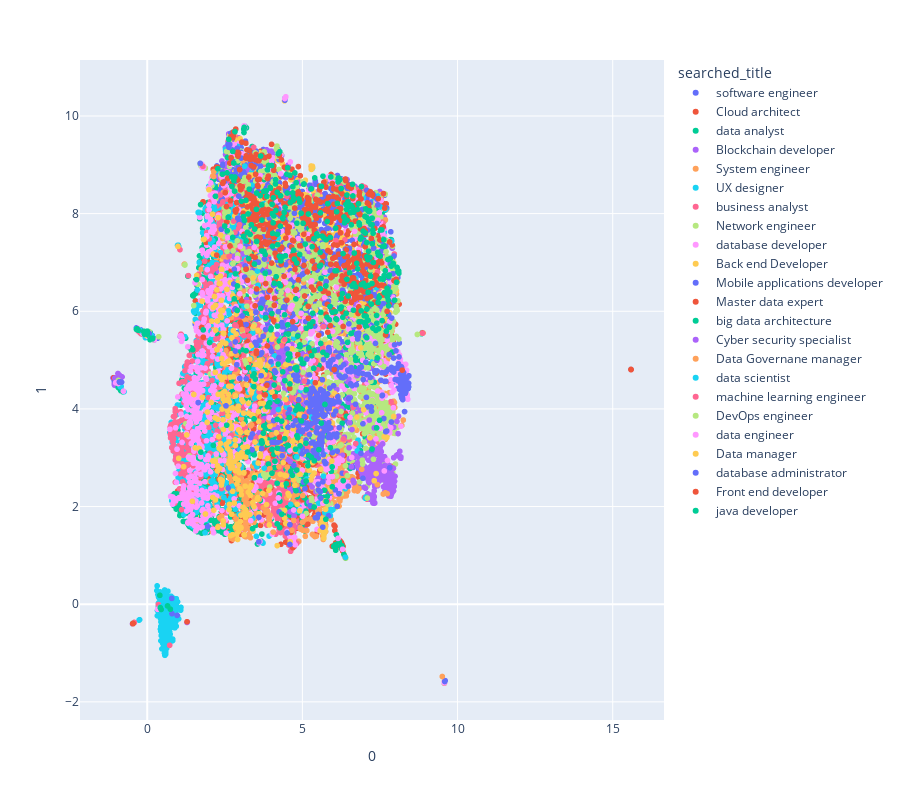

Write notebook code for a chart like this one.
### Code cell
fig_2d = px.scatter(
    proj_2d, x=0, y=1,
    color=desc_real["searched_title"], labels={'color': 'searched_title'},
    height=800
)
fig_2d.show()

### Figure 1 — Plotly figure (JSON) as saved in the notebook; plotly's stock layout.template omitted (floating-point values rounded to 4 significant figures; data arrays with more than 128 entries replaced by an {"elided": "..."} marker saying what was removed)
{"data": [{"hovertemplate": "searched_title=software engineer<br>0=%{x}<br>1=%{y}<extra></extra>", "legendgroup": "software engineer", "marker": {"color": "#636efa", "symbol": "circle"}, "mode": "markers", "name": "software engineer", "showlegend": true, "type": "scattergl", "x": {"elided": "941 float values"}, "xaxis": "x", "y": {"elided": "941 float values"}, "yaxis": "y"}, {"hovertemplate": "searched_title=Cloud architect<br>0=%{x}<br>1=%{y}<extra></extra>", "legendgroup": "Cloud architect", "marker": {"color": "#EF553B", "symbol": "circle"}, "mode": "markers", "name": "Cloud architect", "showlegend": true, "type": "scattergl", "x": {"elided": "652 float values"}, "xaxis": "x", "y": {"elided": "652 float values"}, "yaxis": "y"}, {"hovertemplate": "searched_title=data analyst<br>0=%{x}<br>1=%{y}<extra></extra>", "legendgroup": "data analyst", "marker": {"color": "#00cc96", "symbol": "circle"}, "mode": "markers", "name": "data analyst", "showlegend": true, "type": "scattergl", "x": {"elided": "1042 float values"}, "xaxis": "x", "y": {"elided": "1042 float values"}, "yaxis": "y"}, {"hovertemplate": "searched_title=Blockchain developer<br>0=%{x}<br>1=%{y}<extra></extra>", "legendgroup": "Blockchain developer", "marker": {"color": "#ab63fa", "symbol": "circle"}, "mode": "markers", "name": "Blockchain developer", "showlegend": true, "type": "scattergl", "x": {"elided": "630 float values"}, "xaxis": "x", "y": {"elided": "630 float values"}, "yaxis": "y"}, {"hovertemplate": "searched_title=System engineer<br>0=%{x}<br>1=%{y}<extra></extra>", "legendgroup": "System engineer", "marker": {"color": "#FFA15A", "symbol": "circle"}, "mode": "markers", "name": "System engineer", "showlegend": true, "type": "scattergl", "x": {"elided": "603 float values"}, "xaxis": "x", "y": {"elided": "603 float values"}, "yaxis": "y"}, {"hovertemplate": "searched_title=UX designer<br>0=%{x}<br>1=%{y}<extra></extra>", "legendgroup": "UX designer", "marker": {"color": "#19d3f3", "symbol": "circle"}, "mode": "markers", "name": "UX designer", "showlegend": true, "type": "scattergl", "x": {"elided": "557 float values"}, "xaxis": "x", "y": {"elided": "557 float values"}, "yaxis": "y"}, {"hovertemplate": "searched_title=business analyst<br>0=%{x}<br>1=%{y}<extra></extra>", "legendgroup": "business analyst", "marker": {"color": "#FF6692", "symbol": "circle"}, "mode": "markers", "name": "business analyst", "showlegend": true, "type": "scattergl", "x": {"elided": "1029 float values"}, "xaxis": "x", "y": {"elided": "1029 float values"}, "yaxis": "y"}, {"hovertemplate": "searched_title=Network engineer<br>0=%{x}<br>1=%{y}<extra></extra>", "legendgroup": "Network engineer", "marker": {"color": "#B6E880", "symbol": "circle"}, "mode": "markers", "name": "Network engineer", "showlegend": true, "type": "scattergl", "x": {"elided": "677 float values"}, "xaxis": "x", "y": {"elided": "677 float values"}, "yaxis": "y"}, {"hovertemplate": "searched_title=database developer<br>0=%{x}<br>1=%{y}<extra></extra>", "legendgroup": "database developer", "marker": {"color": "#FF97FF", "symbol": "circle"}, "mode": "markers", "name": "database developer", "showlegend": true, "type": "scattergl", "x": {"elided": "724 float values"}, "xaxis": "x", "y": {"elided": "724 float values"}, "yaxis": "y"}, {"hovertemplate": "searched_title=Back end Developer<br>0=%{x}<br>1=%{y}<extra></extra>", "legendgroup": "Back end Developer", "marker": {"color": "#FECB52", "symbol": "circle"}, "mode": "markers", "name": "Back end Developer", "showlegend": true, "type": "scattergl", "x": {"elided": "557 float values"}, "xaxis": "x", "y": {"elided": "557 float values"}, "yaxis": "y"}, {"hovertemplate": "searched_title=Mobile applications developer<br>0=%{x}<br>1=%{y}<extra></extra>", "legendgroup": "Mobile applications developer", "marker": {"color": "#636efa", "symbol": "circle"}, "mode": "markers", "name": "Mobile applications developer", "showlegend": true, "type": "scattergl", "x": {"elided": "598 float values"}, "xaxis": "x", "y": {"elided": "598 float values"}, "yaxis": "y"}, {"hovertemplate": "searched_title=Master data expert<br>0=%{x}<br>1=%{y}<extra></extra>", "legendgroup": "Master data expert", "marker": {"color": "#EF553B", "symbol": "circle"}, "mode": "markers", "name": "Master data expert", "showlegend": true, "type": "scattergl", "x": {"elided": "394 float values"}, "xaxis": "x", "y": {"elided": "394 float values"}, "yaxis": "y"}, {"hovertemplate": "searched_title=big data architecture<br>0=%{x}<br>1=%{y}<extra></extra>", "legendgroup": "big data architecture", "marker": {"color": "#00cc96", "symbol": "circle"}, "mode": "markers", "name": "big data architecture", "showlegend": true, "type": "scattergl", "x": {"elided": "773 float values"}, "xaxis": "x", "y": {"elided": "773 float values"}, "yaxis": "y"}, {"hovertemplate": "searched_title=Cyber security specialist<br>0=%{x}<br>1=%{y}<extra></extra>", "legendgroup": "Cyber security specialist", "marker": {"color": "#ab63fa", "symbol": "circle"}, "mode": "markers", "name": "Cyber security specialist", "showlegend": true, "type": "scattergl", "x": {"elided": "566 float values"}, "xaxis": "x", "y": {"elided": "566 float values"}, "yaxis": "y"}, {"hovertemplate": "searched_title=Data Governane manager<br>0=%{x}<br>1=%{y}<extra></extra>", "legendgroup": "Data Governane manager", "marker": {"color": "#FFA15A", "symbol": "circle"}, "mode": "markers", "name": "Data Governane manager", "showlegend": true, "type": "scattergl", "x": {"elided": "403 float values"}, "xaxis": "x", "y": {"elided": "403 float values"}, "yaxis": "y"}, {"hovertemplate": "searched_title=data scientist<br>0=%{x}<br>1=%{y}<extra></extra>", "legendgroup": "data scientist", "marker": {"color": "#19d3f3", "symbol": "circle"}, "mode": "markers", "name": "data scientist", "showlegend": true, "type": "scattergl", "x": {"elided": "753 float values"}, "xaxis": "x", "y": {"elided": "753 float values"}, "yaxis": "y"}, {"hovertemplate": "searched_title=machine learning engineer<br>0=%{x}<br>1=%{y}<extra></extra>", "legendgroup": "machine learning engineer", "marker": {"color": "#FF6692", "symbol": "circle"}, "mode": "markers", "name": "machine learning engineer", "showlegend": true, "type": "scattergl", "x": {"elided": "472 float values"}, "xaxis": "x", "y": {"elided": "472 float values"}, "yaxis": "y"}, {"hovertemplate": "searched_title=DevOps engineer<br>0=%{x}<br>1=%{y}<extra></extra>", "legendgroup": "DevOps engineer", "marker": {"color": "#B6E880", "symbol": "circle"}, "mode": "markers", "name": "DevOps engineer", "showlegend": true, "type": "scattergl", "x": {"elided": "766 float values"}, "xaxis": "x", "y": {"elided": "766 float values"}, "yaxis": "y"}, {"hovertemplate": "searched_title=data engineer<br>0=%{x}<br>1=%{y}<extra></extra>", "legendgroup": "data engineer", "marker": {"color": "#FF97FF", "symbol": "circle"}, "mode": "markers", "name": "data engineer", "showlegend": true, "type": "scattergl", "x": {"elided": "780 float values"}, "xaxis": "x", "y": {"elided": "780 float values"}, "yaxis": "y"}, {"hovertemplate": "searched_title=Data manager<br>0=%{x}<br>1=%{y}<extra></extra>", "legendgroup": "Data manager", "marker": {"color": "#FECB52", "symbol": "circle"}, "mode": "markers", "name": "Data manager", "showlegend": true, "type": "scattergl", "x": {"elided": "381 float values"}, "xaxis": "x", "y": {"elided": "381 float values"}, "yaxis": "y"}, {"hovertemplate": "searched_title=database administrator<br>0=%{x}<br>1=%{y}<extra></extra>", "legendgroup": "database administrator", "marker": {"color": "#636efa", "symbol": "circle"}, "mode": "markers", "name": "database administrator", "showlegend": true, "type": "scattergl", "x": {"elided": "532 float values"}, "xaxis": "x", "y": {"elided": "532 float values"}, "yaxis": "y"}, {"hovertemplate": "searched_title=Front end developer<br>0=%{x}<br>1=%{y}<extra></extra>", "legendgroup": "Front end developer", "marker": {"color": "#EF553B", "symbol": "circle"}, "mode": "markers", "name": "Front end developer", "showlegend": true, "type": "scattergl", "x": {"elided": "537 float values"}, "xaxis": "x", "y": {"elided": "537 float values"}, "yaxis": "y"}, {"hovertemplate": "searched_title=java developer<br>0=%{x}<br>1=%{y}<extra></extra>", "legendgroup": "java developer", "marker": {"color": "#00cc96", "symbol": "circle"}, "mode": "markers", "name": "java developer", "showlegend": true, "type": "scattergl", "x": {"elided": "398 float values"}, "xaxis": "x", "y": {"elided": "398 float values"}, "yaxis": "y"}], "layout": {"height": 800, "legend": {"title": {"text": "searched_title"}, "tracegroupgap": 0}, "margin": {"t": 60}, "xaxis": {"anchor": "y", "domain": [0, 1], "title": {"text": "0"}}, "yaxis": {"anchor": "x", "domain": [0, 1], "title": {"text": "1"}}}}
